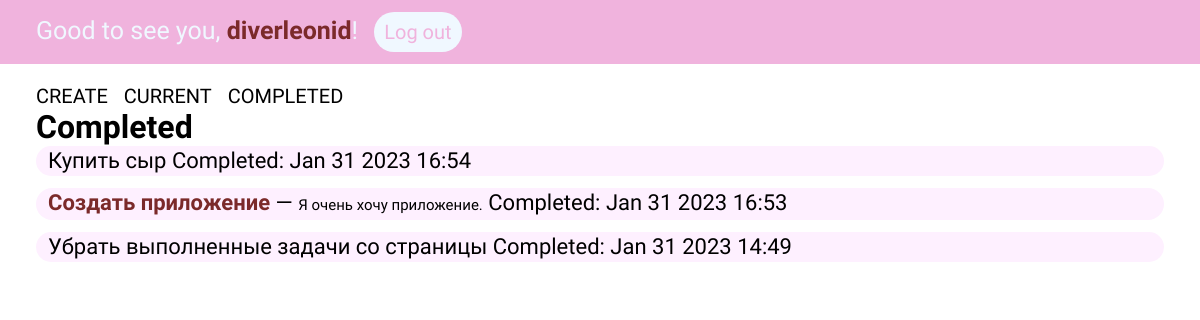
/completed/ (signed in), run on the app's committed database.
### todoapp/models.py (models this page shows, shortened)
class ToDoList(models.Model):
    title = models.CharField(max_length=100)
    memo = models.TextField(blank=True)
    created = models.DateTimeField(auto_now_add=True)
    datecompleted = models.DateTimeField(null=True, blank=True)
    important = models.BooleanField(default=False)
    user = models.ForeignKey(User, on_delete=models.CASCADE)

### todoapp/views.py (the view)
# urls.py: path('completed/', views.completedtodos, name='completedtodos'),
@login_required
def completedtodos(request):
    todos = ToDoList.objects.filter(user=request.user, datecompleted__isnull=False).order_by('-datecompleted')
    return render(request, 'todoapp/completedtodos.html', {'todos': todos})

### todoapp/templates/todoapp/completedtodos.html (shortened to what this page needs)
{% extends 'todoapp/base.html' %}
{% block content %}
    <div class="navigation-title">
        <h1>Completed</h1>
    </div>
    {% if todos %}
    <div>
        <ul class="todos-list">
            {% for todo in todos %}
            <li>
                <a href="{% url 'viewtodo' todo.id %}">
                {% if todo.important %}<b>{% endif %}{{ todo.title }}{% if todo.important %}</b>{% endif %}
                {% if todo.memo %} &mdash; <span class="todo-memo">{{ todo.memo }}.</span>{% endif %} Completed: {{ todo.datecompleted|date:'M j Y H:i' }}
                </a>
            </li>
            {% endfor %}
        </ul>
    </div>
    {% else %}
    <div class="nothing-to-do">
        <h1>You should do something!</h1>
    </div>
    {% endif %}
{% endblock %}

### todoapp/templates/todoapp/base.html (shortened to what this page needs)
{% load static %}
<!DOCTYPE html>
<html lang="en">
<head>
    <link rel="stylesheet" href="{% static 'css/ultimate_style.css' %}">
</head>
<body>
    {% if user.is_authenticated %}
    <div class="logged">
        Good to see you, <span class="username">{{ user.username }}</span>!
        <form action="{% url 'logoutuser' %}" method="POST">
            <button type="submit">Log out</button>
        </form>
    </div>
    <div class="navigation">
        <a href="{% url 'createtodo' %}">CREATE</a>
        <a href="{% url 'currenttodos' %}">CURRENT</a>
        <a href="{% url 'completedtodos' %}">COMPLETED</a>
    </div>
    {% else %}
        <div class="logged">
            <a href="{% url 'signupuser' %}">Sign up</a>
            <a href="{% url 'loginuser' %}">Login</a>
        </div>
    {% endif %}
    {% block content %}{% endblock %}
</body>

### todoapp/static/css/ultimate_style.css (style rules this page uses)
* { margin: 0; padding: 0; box-sizing: border-box; font-family: 'Hind'; }
button { -webkit-appearance: none; -moz-appearance: none; appearance: none; border: none; background: none; }
.logged { background-color: rgb(240, 179, 221); padding: 1% 0 1% 3%; margin-bottom: 20px; color: aliceblue; font-size: 25px; font-weight: 400; font-family: 'Alkatra'; }
.logged form { display: inline; }
.logged button { color: rgb(240, 179, 221); background-color: aliceblue; padding: 8px 10px 8px 10px; font-size: 20px; border-radius: 50px; margin-left: 10px; font-weight: 300; }
.navigation { padding: 0 0 0 3%; }
.navigation a { text-decoration: none; color: black; font-size: 20px; padding-right: 12px; font-weight: 500; }
.username { font-weight: 600; color: rgb(123, 42, 42); }
.navigation-title { margin-left: 3%; }
.navigation-title h1 { font-weight: 700; }
.todos-list { margin-left: 3%; margin-right: 3%; list-style-type: none; font-size: 22px; }
.todos-list a { display: block; text-decoration: none; background-color: rgb(254, 240, 255); padding-left: 12px; padding-right: 12px; border-radius: 20px; margin-bottom: 12px; color: rgb(0, 0, 0); line-height: 30px; }
.todos-list a b { color: rgb(123, 42, 42); }
.todo-memo { font-size: 15px; }

### data on the page
ToDoList: title "Купить сыр", datecompleted "Jan 31 2023 16:54"
ToDoList: title "Создать приложение", memo "Я очень хочу приложение", datecompleted "Jan 31 2023 16:53"
ToDoList: title "Убрать выполненные задачи со страницы", datecompleted "Jan 31 2023 14:49"

### other printed values
{{ user.username }} "diverleonid"
